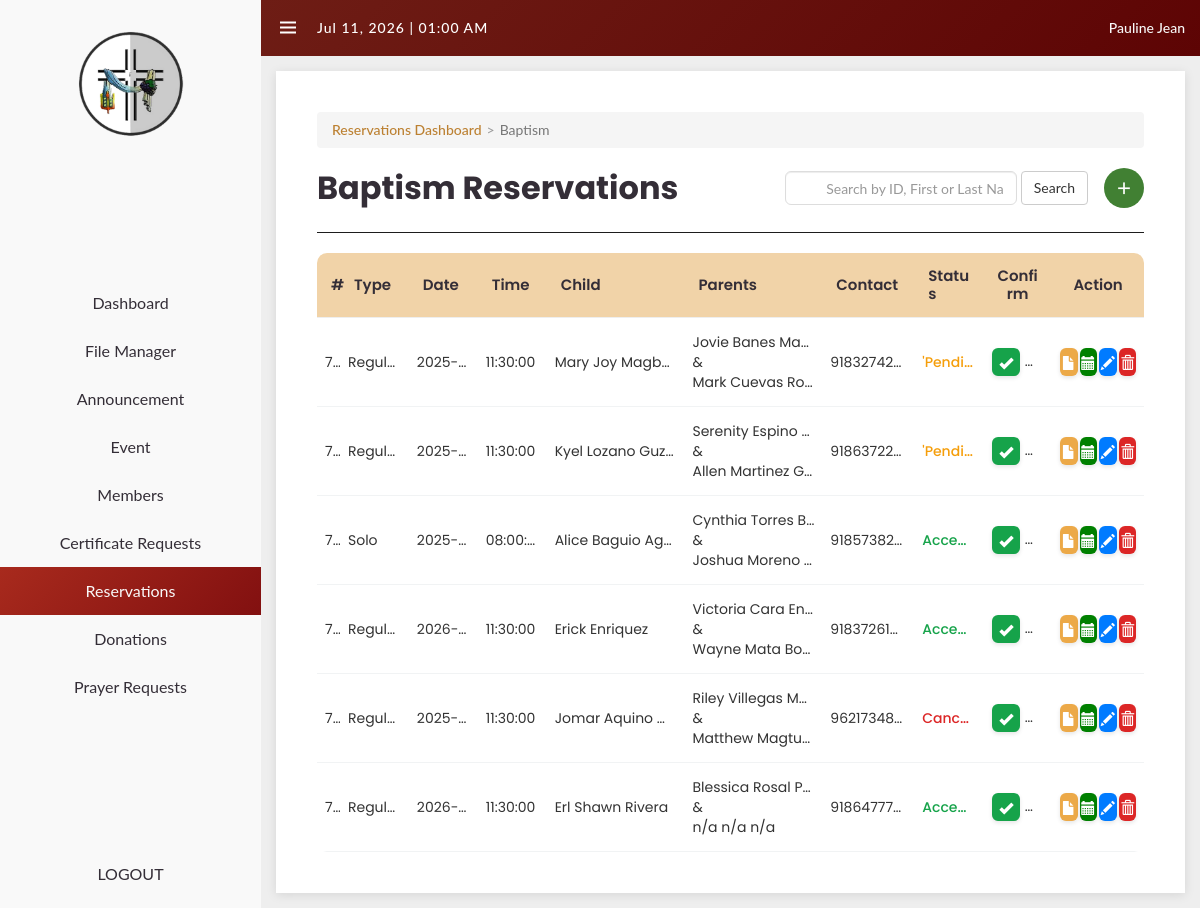
Page /private/sacraments/baptism/s_baptism.php (signed in) on the committed database.
### tables this page shows
CREATE TABLE `baptisms` (
  `id` int(11) NOT NULL,
  `reservation_user_id` int(11) DEFAULT NULL,
  `baptism_type` enum('Regular','Solo') NOT NULL,
  `status` varchar(20) DEFAULT '''Pending''',
  `notif` tinyint(1) NOT NULL DEFAULT 0,
  `email` varchar(100) DEFAULT NULL,
  `contact` varchar(20) DEFAULT NULL,
  `date` date NOT NULL,
  `time` time DEFAULT NULL,
  `created_at` timestamp NOT NULL DEFAULT current_timestamp(),
  `rehearsal_date` date DEFAULT NULL,
  `rehearsal_time` time DEFAULT NULL,
  `child_firstname` varchar(30) NOT NULL,
  `child_middlename` varchar(30) DEFAULT NULL,
  `child_lastname` varchar(30) NOT NULL,
  `child_suffix` varchar(30) DEFAULT NULL,
  `child_gender` varchar(6) NOT NULL,
  `child_nat` varchar(12) DEFAULT 'Filipino',
  `birth_date` date NOT NULL,
  `birth_place` varchar(255) NOT NULL,
  `mother_firstname` varchar(30) NOT NULL,
  `mother_middlename` varchar(30) DEFAULT NULL,
  `mother_lastname` varchar(30) NOT NULL,
  `father_firstname` varchar(30) NOT NULL,
  `father_middlename` varchar(30) NOT NULL,
  `father_lastname` varchar(30) NOT NULL,
  `father_suffix` varchar(30) DEFAULT NULL,
  `address` varchar(250) DEFAULT NULL,
  `ninong_firstname` varchar(30) DEFAULT NULL,
  `ninong_middlename` varchar(30) DEFAULT NULL,
  `ninong_lastname` varchar(30) DEFAULT NULL,
  `ninong_suffix` varchar(30) DEFAULT NULL,
  `ninang_firstname` varchar(30) DEFAULT NULL,
  `ninang_middlename` varchar(30) DEFAULT NULL,
  `ninang_lastname` varchar(30) DEFAULT NULL,
  `married` varchar(3) NOT NULL,
  `marriage_type` varchar(15) DEFAULT 'Single',
  `birth_certificate` varchar(300) DEFAULT NULL,
  `marriage_certificate` varchar(300) DEFAULT NULL,
  `province` varchar(30) DEFAULT NULL,
  `city` varchar(30) DEFAULT NULL,
  `street_no` varchar(30) DEFAULT NULL,
  `barangay` varchar(30) DEFAULT NULL
);

### private/sacraments/baptism/s_baptism.php (the view, shortened to what this page needs)
<?php
require_once '../connection.php';
$admin_name = !empty($_SESSION['givenname']) ? $_SESSION['givenname'] : $_SESSION['username'];
?>
<!DOCTYPE html>
<html lang="en">
<head>
<link href="https://maxcdn.bootstrapcdn.com/bootstrap/3.3.0/css/bootstrap.min.css" rel="stylesheet" />
<link href='https://unpkg.com/boxicons@2.0.9/css/boxicons.min.css' rel='stylesheet'>
<link href='../../../stylesheets/private/navbar.css' rel='stylesheet'>
<link href='../../../stylesheets/private/s_baptism.css' rel='stylesheet'>
</head>
<body>
<section id="sidebar" <?php if ($hideSidebar) echo 'class="hide"'; ?>>
    <a href="#" class="label">
        <img src="../../santa krus logo.png" alt="Logo" class="logo" />
    </a>
    <ul class="side-menu top">
            <li><a href="../../dashboard.php"><span class="text">Dashboard</span></a></li>
            <li><a href="../../stk/filemanager.php"><span class="text">File Manager</span></a></li>
            <li><a href="../../stk/announcement.php"><span class="text">Announcement</span></a></li>
            <li><a href="../../event.php"><span class="text">Event</span></a></li>
            <li><a href="../../stk/members.php"><span class="text">Members</span></a></li>
            <li><a href="../../sacraments/certificate_req/certificate_request.php"><span class="text">Certificate Requests</span></a></li>
            <li class="active"><a href="../sacrament_dashboard.php"><span class="text">Reservations</span></a></li>
            <li><a href="../../donations.php" data-section="dashboard"><span class="text">Donations</span></a></li>
            <li><a href="../../prayer_admin.php"><span class="text">Prayer Requests</span></a></li>
        </ul>
        <ul class="side-menu">
            <li><a href="../../logout.php" class="logout"><span class="text">LOGOUT</span></a></li>
        </ul>
</section>
<section id="content">
<nav>
<i class='bx bx-menu'></i>
<div id="datetime"></div>
<ul>
    <li class="li-dropdown">
      <a href="#"><span class="greeting"><?php echo htmlspecialchars($admin_name); ?></span></a>
  </li>
</ul>
</nav>
<div class="main-content">
<div class="breadcrumb">
    <a href="../sacrament_dashboard.php">Reservations Dashboard</a><span>Baptism</span>
</div>
<div class="reservations-header">
<h1>Baptism Reservations</h1>
<div class="reservations-controls">
<div class="search-box">
<form method="POST" action="" class="form-inline">
  <input type="text" name="search" placeholder="Search by ID, First or Last Name"
         class="form-control"
         value="<?php echo isset($_POST['search']) ? htmlspecialchars($_POST['search']) : ''; ?>" />
  <button type="submit" class="btn btn-default">Search</button>
</form>
</div>
<a href="s_baptism_insert.php">
    <button class="add-btn" id="addReservationBtn">
    <i class='bx bx-plus'></i>
    </button>
</a>
</div>
</div>
<hr class="divider">
<div class="sacraments-table-container">
  <table class="sacraments-table">
    <thead>
    <tr>
        <th>#</th>
        <th>Type</th>
        <th>Date</th>
        <th>Time</th>
        <th>Child</th>
        <th>Parents</th>
        <th>Contact</th>
        <th>Status</th>
        <th class="confirm-column">Confirm</th>
        <th class="action-column">Action</th>
    </tr>
    </thead>
    <tbody>
      <?php
        $searchSQL = "";
        $params = [];
      try {
          $sql = "SELECT * FROM baptisms" . $searchSQL;
          $query = $dbh->prepare($sql);
          $query->execute($params);
          $results = $query->fetchAll(PDO::FETCH_OBJ);
          if ($query->rowCount() > 0) {
              foreach ($results as $result) {
                  ?>
                    <tr>
                    <td><?php echo htmlentities($result->id); ?></td>
                    <td><?php echo htmlentities($result->baptism_type); ?></td>
                    <td><?php echo htmlentities($result->date); ?></td>
                    <td><?php echo htmlentities($result->time); ?></td>
                    <td>
                        <?php echo htmlentities($result->child_firstname); ?>
                        <?php echo htmlentities($result->child_middlename); ?>
                        <?php echo htmlentities($result->child_lastname); ?>
                    </td>
                    <td>
                        <?php echo htmlentities($result->mother_firstname); ?>
                        <?php echo htmlentities($result->mother_middlename); ?>
                        <?php echo htmlentities($result->mother_lastname); ?>
                        <br>&<br>
                        <?php echo htmlentities($result->father_firstname); ?>
                        <?php echo htmlentities($result->father_middlename); ?>
                        <?php echo htmlentities($result->father_lastname); ?>
                    </td>
                    <td><?php echo htmlentities($result->contact); ?></td>
                    <td class="
                        <?php
                        if ($result->status === 'Accepted') echo 'status-verified';
                        elseif ($result->status === 'Cancelled') echo 'status-unverified';
                        else echo 'status-pending';
                        ?>
                    ">
                        <?php echo htmlentities($result->status); ?>
                    </td>
                    <td class="confirm-column">
                        <button class="btn-approve"
                                data-id="<?php echo $result->id; ?>"
                                title="Accept">
                        <i class="glyphicon glyphicon-ok"></i>
                        </button>
                        <button class="btn-reject"
                                data-id="<?php echo $result->id; ?>"
                                title="Reject">
                        <i class="glyphicon glyphicon-remove"></i>
                        </button>
                    </td>
                    <td class="action-column">
                        <div class="action-buttons">
                        <a href="s_baptism_view.php?id=<?php echo $result->id; ?>" class="btn-view">
                            <i class="glyphicon glyphicon-file"></i>
                        </a>
                        <a href="schedule.php?id=<?php echo $result->id; ?>" class="btn-schedule">
                            <i class="glyphicon glyphicon-calendar"></i>
                        </a>
                        <a href="s_baptism_update.php?id=<?php echo $result->id; ?>" class="btn-edit">
                            <i class="glyphicon glyphicon-pencil"></i>
                        </a>
                        <a href="s_baptism.php?del=<?php echo $result->id; ?>"
                            onclick="return confirm('Are you sure?')"
                            class="btn-delete">
                            <i class="glyphicon glyphicon-trash"></i>
                        </a>
                        </div>
                    </td>
                    </tr>
                  <?php
              }
          } else {
              echo '<tr><td colspan="12">No records found.</td></tr>';
          }
      } catch (PDOException $e) {
          echo "<tr><td colspan='12'>Error: " . $e->getMessage() . "</td></tr>";
      }
      ?>
    </tbody>
  </table>
</div>
    </section>
</body>
</html>

### stylesheets/private/navbar.css (style rules this page uses)
* { margin: 0; padding: 0; box-sizing: border-box; }
.divider { border-top: 1px solid #1d1d1d; width: 100%; }
a { text-decoration: none; }
li { list-style: none; }
:root { --poppins: 'Poppins', sans-serif; --lato: 'Lato', sans-serif; --light: #F9F9F9; --blue: #3C91E6; --light-blue: #4c8ec8; --grey: #eee; --dark-grey: #AAAAAA; --dark: #342E37; --red: #DB504A; --green: #418033; --success: #16a34a; --warning: #f59e0b; --danger: #dc2626; }
html, body { height: 100%; overflow-x: hidden; }
body { background: var(--grey); font-family: var(--lato); }
#sidebar { position: fixed; top: 0; left: 0; width: 261px; height: 100%; background: var(--light); z-index: 2000; transition: .3s ease; display: flex; flex-direction: column; justify-content: space-between; padding: 0; }
#sidebar .label { height: 150px; display: flex; align-items: center; justify-content: center; padding-top: 20px; }
#sidebar .label .logo { width: 100%; height: 100%; object-fit: contain; }
#sidebar .side-menu { width: 100%; }
#sidebar .side-menu li { height: 48px; }
#sidebar .side-menu li a { display: flex; align-items: center; justify-content: center; height: 100%; font-size: 16px; color: var(--dark); text-decoration: none; }
#sidebar .side-menu li.active { background: var(--grey); }
#content { position: relative; width: calc(100% - 261px); left: 261px; transition: .3s ease; min-width: 0; }
#content nav { height: 56px; background: linear-gradient(135deg, #6e1d15, #5d0404); padding: 0 15px; display: flex; align-items: center; justify-content: space-between; grid-gap: 16px; position: sticky; top: 0; z-index: 1000; }
#content nav .bx { font-size: 24px; color: white; cursor: pointer; }
#content nav #datetime { color: white; font-size: 14px; font-weight: 500; letter-spacing: 1px; margin-left: 1px; flex-grow: 1; }
.greeting { color: var(--light); font-weight: 500; }
.li-dropdown { position: relative; margin-top: 10px; }
#sidebar .side-menu li.active a, #sidebar .side-menu li.active a:hover { background: linear-gradient(135deg, #a82a1d, #821010); color: var(--light); }
.main-content { background: white; padding: 41px; box-shadow: 0 2px 10px rgba(0, 0, 0, 0.1); margin: 15px; }
.main-content h1 { font-family: var(--poppins); font-size: 28px; font-weight: 700; color: var(--dark); margin-bottom: 16px; }
.breadcrumb a { color: #bc8031; text-decoration: none; font-weight: 500; transition: color 0.3s; }
.breadcrumb span { color: #777; }
.breadcrumb span::before { content: ">"; margin: 0 5px; color: #999; }

### rows in the picture
baptisms: baptism_type "Regular", date "2025-…", time "11:30:00", child_firstname "Mary Joy", child_middlename "Magb…", mother_firstname "Jovie", mother_middlename "Banes", mother_lastname "Ma…", father_firstname "Mark", father_middlename "Cuevas", father_lastname "Ro…", contact "91832742…", status "'Pendi…"
baptisms: baptism_type "Regular", date "2025-…", time "11:30:00", child_firstname "Kyel", child_middlename "Lozano", child_lastname "Guz…", mother_firstname "Serenity", mother_middlename "Espino", father_firstname "Allen", father_middlename "Martinez", father_lastname "G…", contact "91863722…", status "'Pendi…"
baptisms: baptism_type "Solo", date "2025-…", time "08:00:…", child_firstname "Alice", child_middlename "Baguio", child_lastname "Ag…", mother_firstname "Cynthia", mother_middlename "Torres", mother_lastname "B…", father_firstname "Joshua", father_middlename "Moreno", contact "91857382…", status "Acce…"
baptisms: baptism_type "Regular", date "2026-…", time "11:30:00", child_firstname "Erick", child_lastname "Enriquez", mother_firstname "Victoria", mother_middlename "Cara", mother_lastname "En…", father_firstname "Wayne", father_middlename "Mata", father_lastname "Bo…", contact "9183726183", status "Acce…"
baptisms: baptism_type "Regular", date "2025-…", time "11:30:00", child_firstname "Jomar", child_middlename "Aquino", mother_firstname "Riley", mother_middlename "Villegas", mother_lastname "M…", father_firstname "Matthew", father_middlename "Magtu…", contact "96217348…", status "Canc…"
baptisms: baptism_type "Regular", date "2026-…", time "11:30:00", child_firstname "Erl", child_middlename "Shawn", child_lastname "Rivera", mother_firstname "Blessica", mother_middlename "Rosal", mother_lastname "P…", father_firstname "n/a", father_middlename "n/a", father_lastname "n/a", contact "91864777…", status "Acce…"

### other values in the picture
$admin_name "Pauline Jean"
